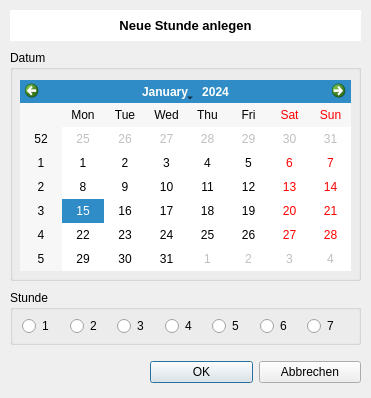
<?xml version="1.0" encoding="UTF-8"?>
<ui version="4.0">
 <class>Form</class>
 <widget class="QWidget" name="Form">
  <property name="geometry">
   <rect>
    <x>0</x>
    <y>0</y>
    <width>371</width>
    <height>398</height>
   </rect>
  </property>
  <property name="windowTitle">
   <string>Neue Stunde</string>
  </property>
  <property name="windowIcon">
   <iconset>
    <normaloff>kursbuch.ico</normaloff>kursbuch.ico</iconset>
  </property>
  <widget class="QGroupBox" name="groupBox">
   <property name="geometry">
    <rect>
     <x>10</x>
     <y>50</y>
     <width>351</width>
     <height>231</height>
    </rect>
   </property>
   <property name="title">
    <string>Datum</string>
   </property>
   <widget class="QCalendarWidget" name="calendarWidget">
    <property name="geometry">
     <rect>
      <x>10</x>
      <y>30</y>
      <width>331</width>
      <height>191</height>
     </rect>
    </property>
   </widget>
  </widget>
  <widget class="QGroupBox" name="groupBox_2">
   <property name="geometry">
    <rect>
     <x>10</x>
     <y>290</y>
     <width>351</width>
     <height>55</height>
    </rect>
   </property>
   <property name="title">
    <string>Stunde</string>
   </property>
   <layout class="QHBoxLayout" name="horizontalLayout">
    <item>
     <widget class="QRadioButton" name="radioButton">
      <property name="text">
       <string>1</string>
      </property>
     </widget>
    </item>
    <item>
     <widget class="QRadioButton" name="radioButton_2">
      <property name="text">
       <string>2</string>
      </property>
     </widget>
    </item>
    <item>
     <widget class="QRadioButton" name="radioButton_3">
      <property name="text">
       <string>3</string>
      </property>
     </widget>
    </item>
    <item>
     <widget class="QRadioButton" name="radioButton_4">
      <property name="text">
       <string>4</string>
      </property>
     </widget>
    </item>
    <item>
     <widget class="QRadioButton" name="radioButton_5">
      <property name="text">
       <string>5</string>
      </property>
     </widget>
    </item>
    <item>
     <widget class="QRadioButton" name="radioButton_6">
      <property name="text">
       <string>6</string>
      </property>
     </widget>
    </item>
    <item>
     <widget class="QRadioButton" name="radioButton_7">
      <property name="text">
       <string>7</string>
      </property>
     </widget>
    </item>
   </layout>
  </widget>
  <widget class="QWidget" name="layoutWidget">
   <property name="geometry">
    <rect>
     <x>150</x>
     <y>360</y>
     <width>211</width>
     <height>25</height>
    </rect>
   </property>
   <layout class="QGridLayout" name="gridLayout">
    <item row="0" column="0">
     <widget class="QPushButton" name="pushButton">
      <property name="text">
       <string>OK</string>
      </property>
      <property name="default">
       <bool>true</bool>
      </property>
     </widget>
    </item>
    <item row="0" column="1">
     <widget class="QPushButton" name="pushButton_2">
      <property name="text">
       <string>Abbrechen</string>
      </property>
     </widget>
    </item>
   </layout>
  </widget>
  <widget class="QLabel" name="label_2">
   <property name="geometry">
    <rect>
     <x>10</x>
     <y>10</y>
     <width>351</width>
     <height>31</height>
    </rect>
   </property>
   <property name="maximumSize">
    <size>
     <width>16777215</width>
     <height>31</height>
    </size>
   </property>
   <property name="font">
    <font>
     <pointsize>10</pointsize>
     <weight>75</weight>
     <bold>true</bold>
    </font>
   </property>
   <property name="styleSheet">
    <string notr="true">background-color: rgb(255, 255, 255);</string>
   </property>
   <property name="text">
    <string>Neue Stunde anlegen</string>
   </property>
   <property name="alignment">
    <set>Qt::AlignCenter</set>
   </property>
   <property name="margin">
    <number>0</number>
   </property>
  </widget>
 </widget>
 <resources/>
 <connections/>
</ui>
